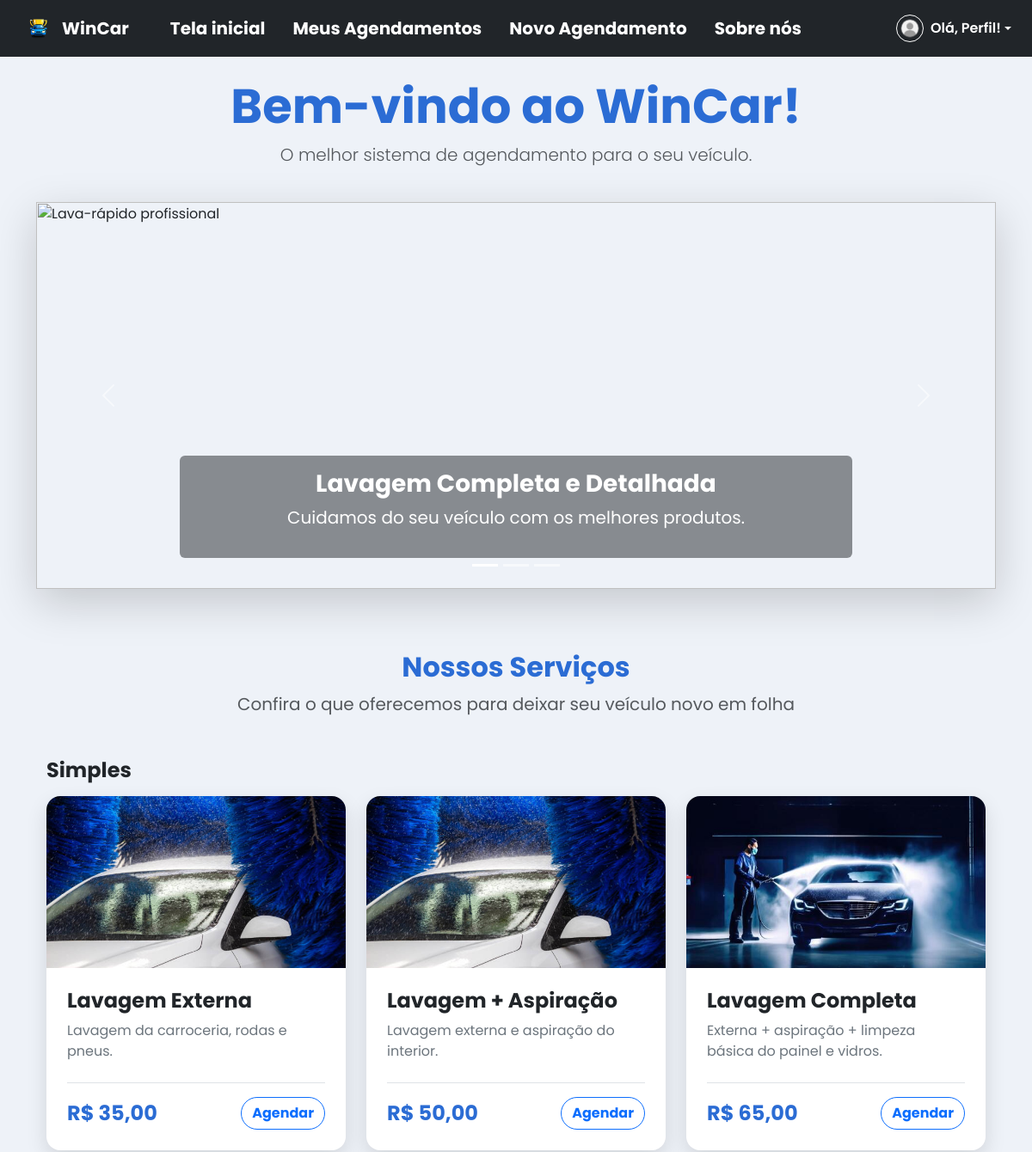
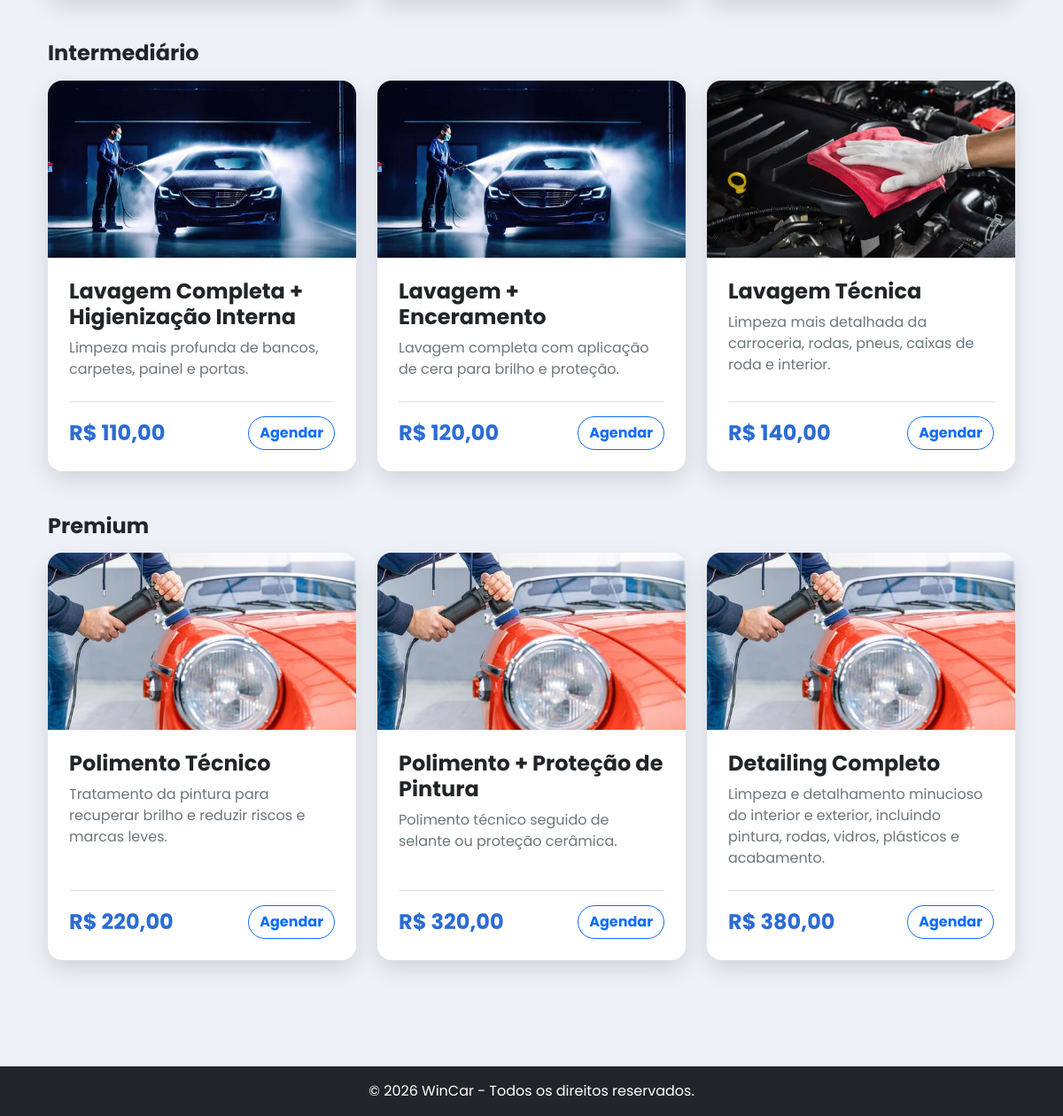
The page / (signed in) on the database its author committed (2 pictures, top to bottom).
### tables this page shows
CREATE TABLE IF NOT EXISTS `servico` (
  `id_servico` int NOT NULL AUTO_INCREMENT,
  `nome` varchar(100) NOT NULL,
  `descricao` text,
  `preco` varchar(30) NOT NULL,
  `duracao` int NOT NULL,
  `categoria` enum('Simples','Intermediário','Premium') NOT NULL DEFAULT 'Simples',
  `imagem` varchar(255) DEFAULT NULL,
  PRIMARY KEY (`id_servico`)
);

### index.php (the view, shortened to what this page needs)
<?php
require_once 'config/conexao.php';
try {
    $stmt = $conexao->query(
        "SELECT * FROM servico
         ORDER BY FIELD(categoria, 'Simples', 'Intermediário', 'Premium'), id_servico"
    );
    $servicos = $stmt->fetchAll(PDO::FETCH_ASSOC);
} catch (PDOException $e) {
    $servicos = [];
}
$servicosPorCategoria = [];
foreach ($servicos as $servico) {
    $servicosPorCategoria[$servico['categoria']][] = $servico;
}
include 'includes/header.php';
?>
<div class="text-center mb-4 container">
    <h1 class="display-4 fw-bold text-primary">Bem-vindo ao WinCar!</h1>
    <p class="lead text-muted">O melhor sistema de agendamento para o seu veículo.</p>
</div>
<div id="carrosselWinCar" class="carousel slide shadow-lg mb-4" data-bs-ride="carousel">
    <div class="carousel-indicators">
        <button type="button" data-bs-target="#carrosselWinCar" data-bs-slide-to="0" class="active"></button>
        <button type="button" data-bs-target="#carrosselWinCar" data-bs-slide-to="1"></button>
        <button type="button" data-bs-target="#carrosselWinCar" data-bs-slide-to="2"></button>
    </div>
    <div class="carousel-inner">
        <div class="carousel-item active">
            <img src="https://images.unsplash.com/photo-1520340356584-f9917d1eea6f?auto=format&fit=crop&w=1600&q=80" class="d-block w-100" alt="Lava-rápido profissional" style="height: 450px; object-fit: cover;">
            <div class="carousel-caption d-none d-md-block bg-dark bg-opacity-50 rounded p-3 mb-3">
                <h3 class="fw-bold">Lavagem Completa e Detalhada</h3>
                <p class="fs-5">Cuidamos do seu veículo com os melhores produtos.</p>
            </div>
        </div>
    </div>
    <button class="carousel-control-prev" type="button" data-bs-target="#carrosselWinCar" data-bs-slide="prev">
        <span class="carousel-control-prev-icon"></span>
    </button>
    <button class="carousel-control-next" type="button" data-bs-target="#carrosselWinCar" data-bs-slide="next">
        <span class="carousel-control-next-icon"></span>
    </button>
</div>
<section class="container my-5">
    <div class="text-center mb-5">
        <h2 class="fw-bold text-primary">Nossos Serviços</h2>
        <p class="text-muted fs-5">Confira o que oferecemos para deixar seu veículo novo em folha</p>
    </div>
    <?php if (!empty($servicosPorCategoria)): ?>
        <?php foreach ($servicosPorCategoria as $categoria => $itensCategoria): ?>
            <div class="d-flex align-items-center gap-2 mb-3">
                <h4 class="fw-bold mb-0"><?php echo htmlspecialchars($categoria); ?></h4>
            </div>
            <div class="row g-4 mb-5">
                <?php foreach ($itensCategoria as $servico): ?>
                    <div class="col-12 col-md-4">
                        <div class="card h-100 shadow-sm border-0 rounded-4 overflow-hidden card-servico">
                            <img
                                src="assets/img/<?php echo !empty($servico['imagem']) ? $servico['imagem'] : 'servico-padrao.jpg'; ?>"
                                class="card-img-top img-fluid"
                                alt="<?php echo htmlspecialchars($servico['nome']); ?>"
                                style="height: 200px; object-fit: cover;">
                            <div class="card-body d-flex flex-column p-4">
                                <h4 class="card-title fw-bold text-dark mb-2">
                                    <?php echo htmlspecialchars($servico['nome']); ?>
                                </h4>
                                <p class="card-text text-secondary mb-4 flex-grow-1">
                                    <?php echo htmlspecialchars($servico['descricao'] ?? 'Serviço automotivo completo com a qualidade WinCar.'); ?>
                                </p>
                                <div class="d-flex justify-content-between align-items-center mt-auto pt-3 border-top">
                                    <span class="fs-4 fw-bold text-primary">
                                        R$ <?php echo number_format($servico['preco'], 2, ',', '.'); ?>
                                    </span>
                                    <a href="agendar.php" class="btn btn-outline-primary rounded-pill fw-bold">
                                        Agendar
                                    </a>
                                </div>
                            </div>
                        </div>
                    </div>
                <?php endforeach; ?>
            </div>
        <?php endforeach; ?>
    <?php else: ?>
        <div class="col-12 text-center py-4">
            <p class="text-muted">Nenhum serviço cadastrado no momento.</p>
        </div>
    <?php endif; ?>
</section>
<?php include 'includes/footer.php'; ?>

### assets/css/estilo.css (style rules this page uses)
:root { --bs-primary: #2b6cd4; --bs-primary-rgb: 43, 108, 212; }
:root { --bs-light: #eef2f8; --bs-light-rgb: 238, 242, 248; }
.card { border: none; box-shadow: 0 10px 25px rgba(0, 0, 0, 0.12) !important; }
body { font-family: 'Poppins', sans-serif; }
.carousel-caption, .carousel-caption h3, .carousel-caption p { color: #ffffff !important; }

### rows shown on the page
servico: imagem (picture), nome "Lavagem Externa", descricao "Lavagem da carroceria, rodas e pneus.", preco "35,00"
servico: imagem (picture), nome "Lavagem + Aspiração", descricao "Lavagem externa e aspiração do interior.", preco "50,00"
servico: imagem (picture), nome "Lavagem Completa", descricao "Externa + aspiração + limpeza básica do painel e vidros.", preco "65,00"
servico: imagem (picture), nome "Lavagem Completa + Higienização Interna", descricao "Limpeza mais profunda de bancos, carpetes, painel e portas.", preco "110,00"
servico: imagem (picture), nome "Lavagem + Enceramento", descricao "Lavagem completa com aplicação de cera para brilho e proteção.", preco "120,00"
servico: imagem (picture), nome "Lavagem Técnica", descricao "Limpeza mais detalhada da carroceria, rodas, pneus, caixas de roda e interior.", preco "140,00"
servico: imagem (picture), nome "Polimento Técnico", descricao "Tratamento da pintura para recuperar brilho e reduzir riscos e marcas leves.", preco "220,00"
servico: imagem (picture), nome "Polimento + Proteção de Pintura", descricao "Polimento técnico seguido de selante ou proteção cerâmica.", preco "320,00"
servico: imagem (picture), nome "Detailing Completo", descricao "Limpeza e detalhamento minucioso do interior e exterior, incluindo pintura, rodas, vidros, plásticos e acabamento.", preco "380,00"

### other values the page prints
$primeiroNome "Perfil"
$categoria "Simples"
$categoria "Intermediário"
$categoria "Premium"
